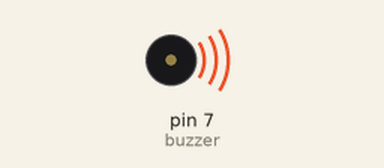
Recording of a sketch running on a simulated Arduino Uno, built with avr-gcc and run on an emulated ATmega328P. On the bench: buzzer (waves = sounding).

Above: at 0.2 s.
Timing chart, 0 to 3.0 s (numbered marks = the images above):
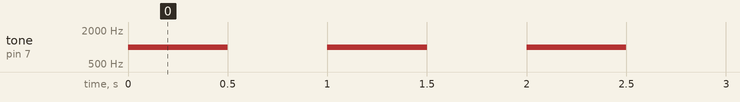

The sketch:

buzzer.ino
```cpp
int buzzer = 7; //buzzer to arduino pin 9

void setup() {
  // put your setup code here, to run once:

  pinMode(buzzer, OUTPUT); // Set buzzer - pin 9 as an output

}

void loop() {
  // put your main code here, to run repeatedly:
    // tone(pin, frequency,duration)
  tone(buzzer, 1000);
  delay(500);
  noTone(buzzer);
  delay(500);
  tone(buzzer, 1000);
  delay(500);
  noTone(buzzer);
  delay(500);
  // tone(buzzer, 200);
  // delay(1000);
  // noTone(buzzer);
  // delay(1000);
  // tone(buzzer, 100);
  // delay(1000);
  // noTone(buzzer);
  // delay(1000);

}
```

rfid.ino
```cpp

```

Measured:
- by itself, tone on pin 7 (buzzer): alternates 1000 Hz for 0.50 s and silent for 0.50 s
